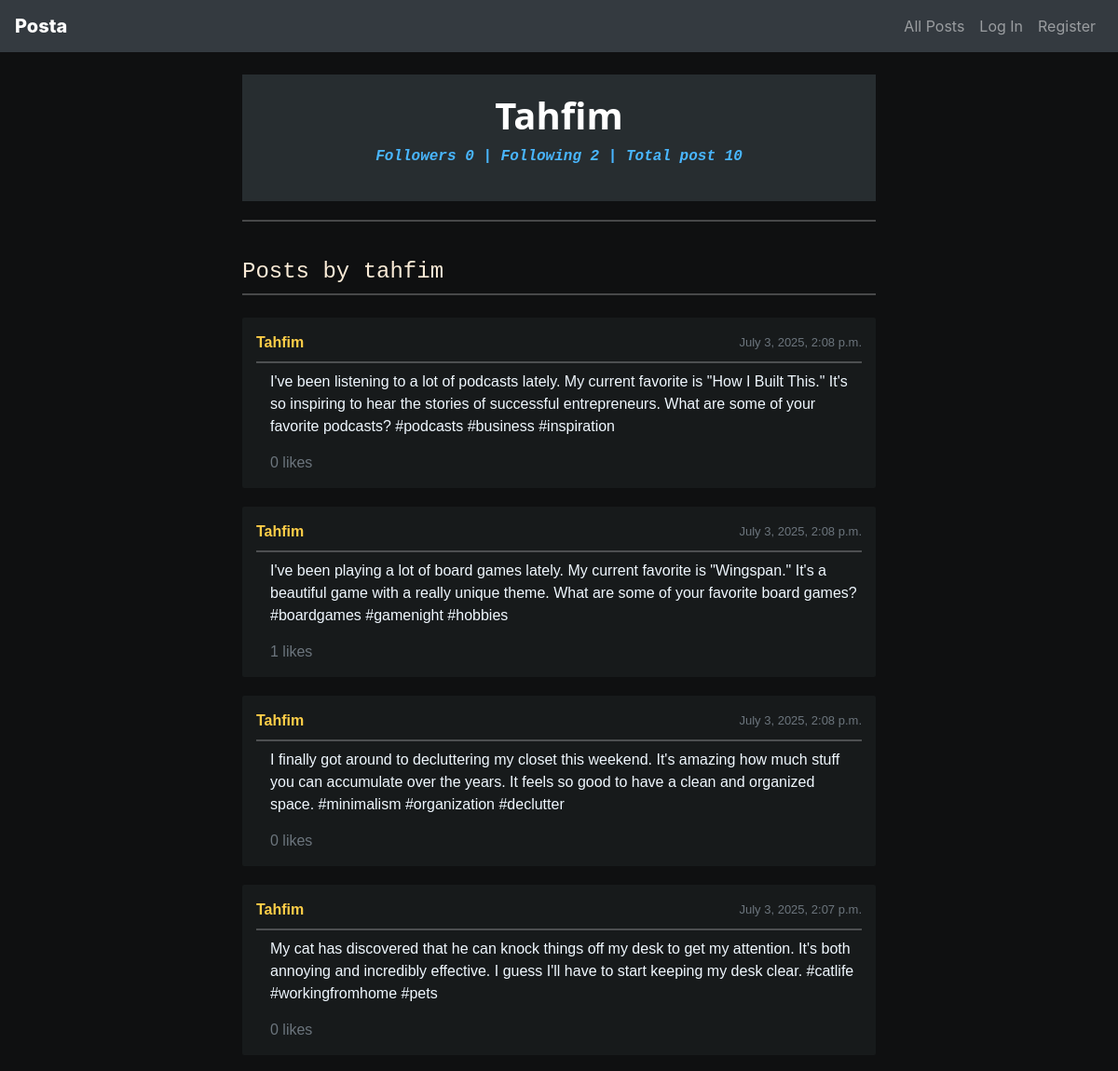
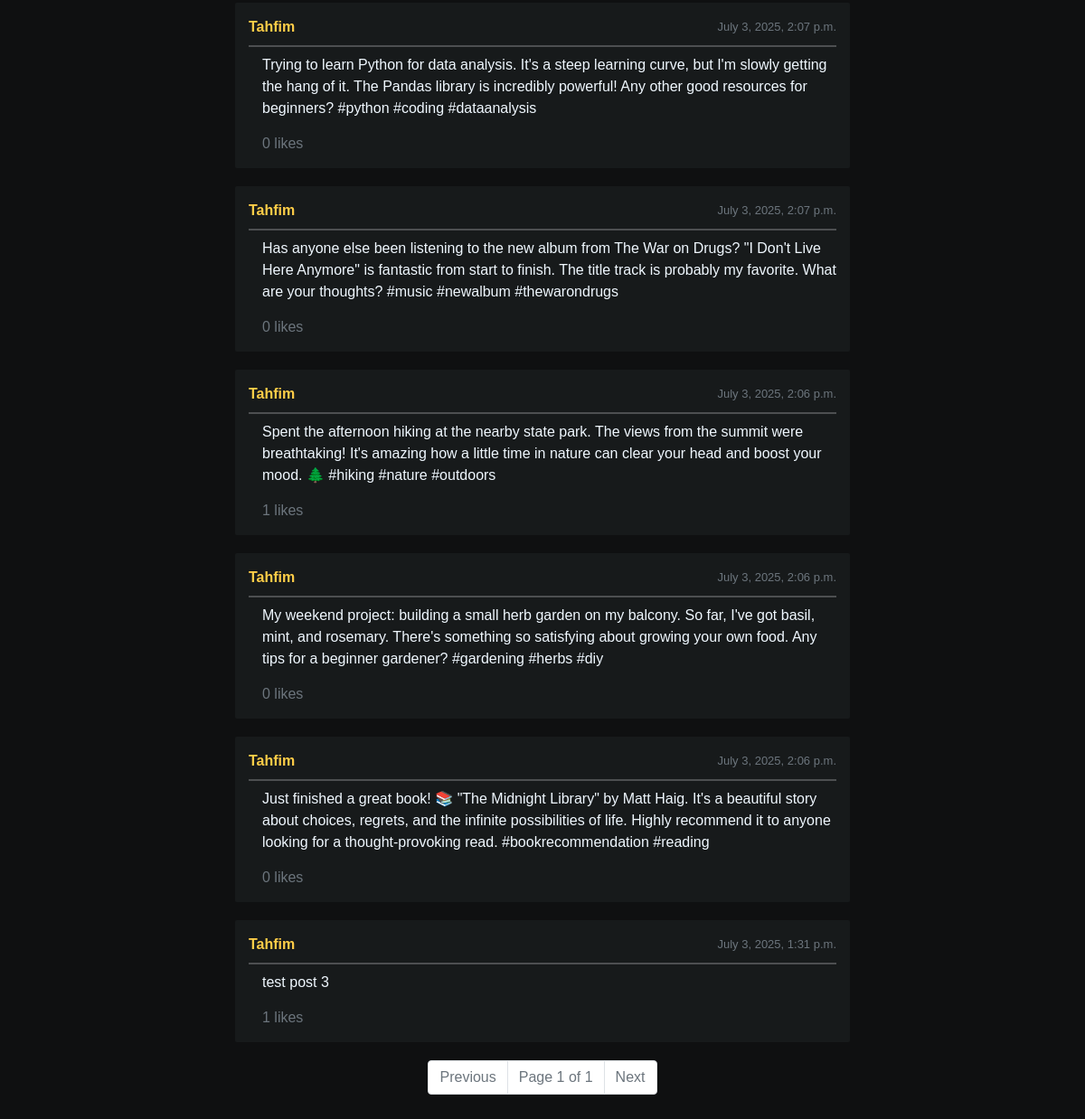
The page /profile/tahfim/ on the database its author committed (2 pictures, top to bottom).
### network/models.py (models this page shows, shortened)
class User(AbstractUser):
    followers = models.ManyToManyField(
        "self",
        related_name="following",
        symmetrical=False,
        blank=True,
    )

class Post(models.Model):
    user = models.ForeignKey(User, on_delete=models.CASCADE, related_name="posts")
    content = models.TextField()
    timestamp = models.DateTimeField(auto_now_add=True)
    like_count = models.PositiveIntegerField(default=0)
    liked_by = models.ManyToManyField(
        User,
        related_name="liked_posts",
        blank=True,
    )

### network/views.py (the view)
# urls.py: path("profile/<str:username>/", views.profile, name="profile"),
def profile(request, username):
    try:
        user = User.objects.get(username=username)
    except User.DoesNotExist:
        return render(request, "network/profile.html", {
            "error": "User not found."
        })
    user_posts = Post.objects.filter(user=user).order_by("-timestamp")
    is_following = False
    if request.user.is_authenticated and request.user != user:
        is_following = user.followers.filter(id=request.user.id).exists()
    paginator = Paginator(user_posts, 10)
    page_number = request.GET.get('page', 1)
    page_obj = paginator.get_page(page_number)
    return render(request, "network/profile.html", {
        "user": user,
        "posts": page_obj,
        "is_following": is_following,
    })

### network/templates/network/profile.html (shortened to what this page needs)
{% extends "network/layout.html" %}
{% load static %}
{% block body %}
    <div class="profile-head">
    <h1 class="profile-title"> {{ user.username|capfirst }} </h1>
    <p class="profile-follow-text">
        Followers {{ user.followers.count }}  | Following {{ user.following.count }} | Total post {{ user.posts.count }}
    </p>
</div>
    <hr>
    <br>
<h4 style="font-family: 'Courier New', Courier, monospace; color: antiquewhite;" >Posts by {{ user.username }} </h4>
<hr class="my-2" >
    <div id="posts-container" class="mt-4">
        {% for post in posts %}
        <div class="post">
            <div class="post-header">
                        <a href="{% url 'profile' post.user.username %}"> <strong>{{ post.user.username|title }}</strong> </a>
                        <span class="text-muted float-end" style="font-size: small;">
                            {{ post.timestamp }}</span>
                    </div>
                    <hr class="my-2 hr">
                    <div class="post-content">
                        {{ post.content }}
                    </div>
                    <div class="post-actions">
                        <span class="text-muted " id="like_count_{{ post.id }}"> {{ post.like_count }} likes</span>
                    </div>
            </div>
        {% empty %}
            <p>No posts available.</p>
        {% endfor %}
    </div>
<nav aria-label="Page navigation">
    <ul class="pagination justify-content-center">
        {% if posts.has_previous %}
            <li class="page-item">
                <a class="page-link" href="?page={{ posts.previous_page_number }}">Previous</a>
            </li>
        {% else %}
            <li class="page-item disabled">
                <a class="page-link" href="#" tabindex="-1" aria-disabled="true">Previous</a>
            </li>
        {% endif %}
        <li class="page-item disabled">
            <a class="page-link" href="#">Page {{ posts.number }} of {{ posts.paginator.num_pages }}</a>
        </li>
        {% if posts.has_next %}
            <li class="page-item">
                <a class="page-link" href="?page={{ posts.next_page_number }}">Next</a>
            </li>
        {% else %}
            <li class="page-item disabled">
                <a class="page-link" href="#" tabindex="-1" aria-disabled="true">Next</a>
            </li>
        {% endif %}
    </ul>
</nav>
{% endblock %}

### network/static/network/styles.css (style rules this page uses)
body, html { background-color: #0f1011; color: #ffffff; }
.post { background-color: #171a1b; border-radius: 2px; padding: 15px; margin-bottom: 20px; }
.post-content { font-size: 16px; line-height: 1.5; margin-left: 15px; color: aliceblue; }
.post-header { display: flex; justify-content: space-between; align-items: center; }
hr { border: none; border-top: 2px solid #dfe1e544; }
.profile-follow-text { font-family: 'Courier New', Courier, monospace; font-weight: bold; font-style: italic; color: rgb(73, 182, 255); }
.profile-head { text-align: center; margin-bottom: 20px; background-color: #272d30; padding: 20px 20px; }
.profile-title { font-family: Segoe UI; font-weight: 900; color: #ffffff; }
.post-header a { text-decoration: none; color: #ffce48; }
.post-actions { display: flex; margin-left: 15px; margin-top: 15px; }
body { color: #ffffff; }

### rows shown on the page
User: username "Tahfim", followers.count "0", following.count "2", posts.count "10", username "tahfim"
Post: user.username "Tahfim", timestamp "July 3, 2025, 2:08 p.m.", content "I've been listening to a lot of podcasts lately. My current favorite is \"How I Built This.\" It's so inspiring to hear the stories of successful entrepreneurs. What are some of your favorite podcasts? #podcasts #business #inspiration", like_count "0"
Post: user.username "Tahfim", timestamp "July 3, 2025, 2:08 p.m.", content "I've been playing a lot of board games lately. My current favorite is \"Wingspan.\" It's a beautiful game with a really unique theme. What are some of your favorite board games? #boardgames #gamenight #hobbies", like_count "1"
Post: user.username "Tahfim", timestamp "July 3, 2025, 2:08 p.m.", content "I finally got around to decluttering my closet this weekend. It's amazing how much stuff you can accumulate over the years. It feels so good to have a clean and organized space. #minimalism #organization #declutter", like_count "0"
Post: user.username "Tahfim", timestamp "July 3, 2025, 2:07 p.m.", content "My cat has discovered that he can knock things off my desk to get my attention. It's both annoying and incredibly effective. I guess I'll have to start keeping my desk clear. #catlife #workingfromhome #pets", like_count "0"
Post: user.username "Tahfim", timestamp "July 3, 2025, 2:07 p.m.", content "Trying to learn Python for data analysis. It's a steep learning curve, but I'm slowly getting the hang of it. The Pandas library is incredibly powerful! Any other good resources for beginners? #python #coding #dataanalysis", like_count "0"
Post: user.username "Tahfim", timestamp "July 3, 2025, 2:07 p.m.", content "Has anyone else been listening to the new album from The War on Drugs? \"I Don't Live Here Anymore\" is fantastic from start to finish. The title track is probably my favorite. What are your thoughts? #music #newalbum #thewarondrugs", like_count "0"
Post: user.username "Tahfim", timestamp "July 3, 2025, 2:06 p.m.", content "Spent the afternoon hiking at the nearby state park. The views from the summit were breathtaking! It's amazing how a little time in nature can clear your head and boost your mood. 🌲 #hiking #nature #outdoors", like_count "1"
Post: user.username "Tahfim", timestamp "July 3, 2025, 2:06 p.m.", content "My weekend project: building a small herb garden on my balcony. So far, I've got basil, mint, and rosemary. There's something so satisfying about growing your own food. Any tips for a beginner gardener? #gardening #herbs #diy", like_count "0"
Post: user.username "Tahfim", timestamp "July 3, 2025, 2:06 p.m.", content "Just finished a great book! 📚 \"The Midnight Library\" by Matt Haig. It's a beautiful story about choices, regrets, and the infinite possibilities of life. Highly recommend it to anyone looking for a thought-provoking read. #bookrecommendation #reading", like_count "0"
Post: user.username "Tahfim", timestamp "July 3, 2025, 1:31 p.m.", content "test post 3", like_count "1"

### other values the page prints
{{ posts.number }} "1"
{{ posts.paginator.num_pages }} "1"
